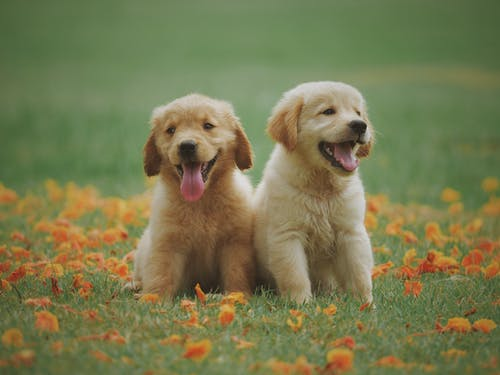
#> input picture dog.jpeg, 500 x 375 px
$ python main.py
#> lines starting #> are read from the running program, lines starting #| are printed output that depends on the picture
from sklearn.cluster import KMeans
import matplotlib.pyplot as plt
import cv2
from collections import Counter


def RGB2HEX(color):  # convert RGB codes to hex
    return "#{:02x}{:02x}{:02x}".format(int(color[0]), int(color[1]), int(color[2]))


def get_image(image_path):  # convert image back to RGB
#> called with image_path = 'dog.jpeg'
    image = cv2.imread(image_path)
#> image is the input picture: shape (375, 500, 3); mean B, G, R 79.3, 121.5, 120.2
    image = cv2.cvtColor(image, cv2.COLOR_BGR2RGB)
    return image


def get_colors(image, numberofcolors, showchart):
#> called with numberofcolors = 8, showchart = True
    modified_image = cv2.resize(image, (600, 400), interpolation=cv2.INTER_AREA)
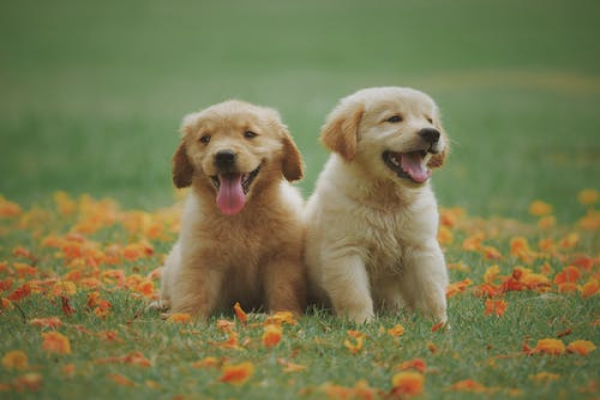
#> modified_image: shape (400, 600, 3); mean R, G, B 120.1, 121.4, 79.2
    modified_image = modified_image.reshape(modified_image.shape[0] * modified_image.shape[1], 3)
    clf = KMeans(n_clusters=numberofcolors)
    labels = clf.fit_predict(modified_image)

    counts = Counter(labels)
#> counts = {1: 50002, 7: 58922, 4: 40231, 2: 15114, 0: 7682, 5: 23269, 6: 30684, 3: 14096}

    center_colors = clf.cluster_centers_

    # We get ordered colors by iterating through the keys
    ordered_colors = [center_colors[i] for i in counts.keys()]
#> ordered_colors = [[89.54, 107.4, 64.87], [107.3, 126.3, 81.68], [125.4, 139.8, 97.91], [165.8, 153, 117.5], [192, 186.4, 170.9], [167.3, 126.7, 66.44], [127.8, 100.2, 58.42], [82.84, 65.01, 41.64]]
    hex_colors = [RGB2HEX(ordered_colors[i]) for i in counts.keys()]
#> hex_colors = ['#6b7e51', '#524129', '#bfbaaa', '#7d8b61', '#596b40', '#a77e42', '#7f643a', '#a59975']
    rgb_colors = [ordered_colors[i] for i in counts.keys()]
#> rgb_colors = [[107.3, 126.3, 81.68], [82.84, 65.01, 41.64], [192, 186.4, 170.9], [125.4, 139.8, 97.91], [89.54, 107.4, 64.87], [167.3, 126.7, 66.44], [127.8, 100.2, 58.42], [165.8, 153, 117.5]]

    if showchart:  # show chart bool
        plt.figure(figsize=(8, 6))
        plt.pie(counts.values(), labels=hex_colors, colors=hex_colors)
        plt.show()
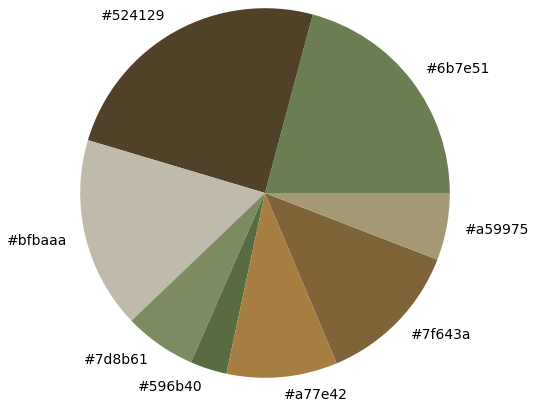
#> figure drawn by matplotlib, 1 panel

    return rgb_colors


get_colors(get_image('dog.jpeg'), 8, True)
